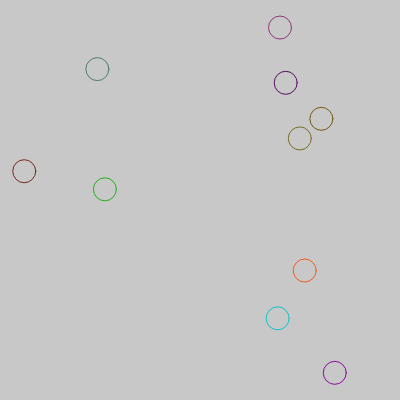
Frame 1 (no input)
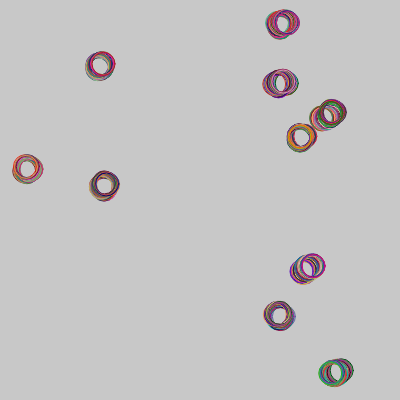
Frame 60 (no input)
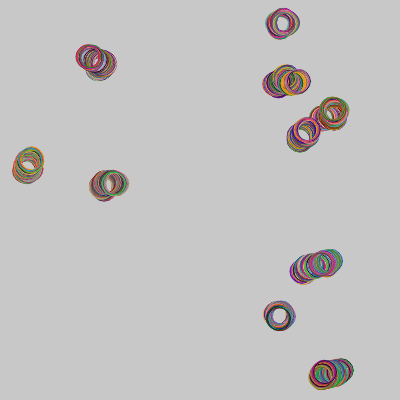
Frame 120 (the mouse pressed at the canvas centre since frame 60)

The p5.js sketch that drew these frames (run headless with seeded random() and noise() and a simulated clock; from frame 60 on, the mouse is pressed at the canvas centre):

// p5.js sketch
// ── sketch.js
var bubbles = [];
var howmany = 10;

function setup() {
	createCanvas(400,400);
	background(200);
	for(var i = howmany - 1; i >= 0; i--) {
		bubbles[i] = {
			x:random(0,width),
			y:random(0,height),

			show: function() {
				stroke(random(0,255),random(0,200), random(0,200));
				noFill();
				//fill(100);
				ellipse(this.x, this.y, 23, 23);
			},

			wobble: function() {
				this.x += random(-1.5,1.5);
				this.y += random(-1,1);
			}
		};
	}
	//console.log(bubbles)
}

function draw() {
	//background(200);
	for (var i = bubbles.length - 1; i >= 0; i--) {
		bubbles[i].show();
		bubbles[i].wobble();
	}
}
